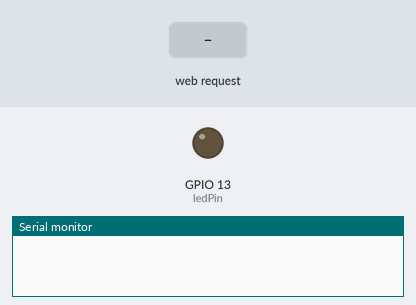
A sketch run on a simulated ESP8266 (NodeMCU). Shown: output pins drawn as LEDs (lit = HIGH), the last lines printed to the serial monitor. The test bench sets the inputs (shaded band). WiFi joins after 1.5 s; servers stay silent unless stated.

Above: at 1.2 s.
1.3 s: HTTP request GET /LED=ON received
At 2.4 s:
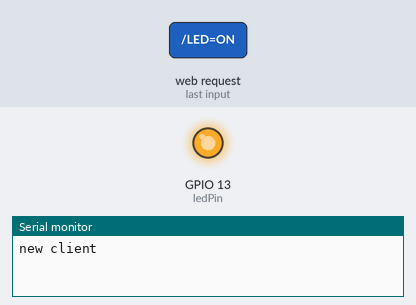
2.8 s: HTTP request GET /LED=OFF received
At 3.5 s:
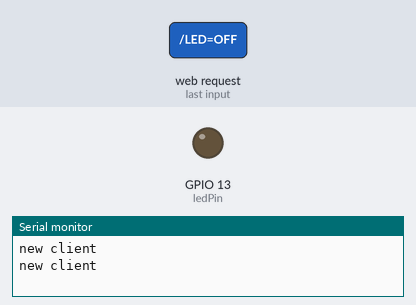
Timing chart, 0 to 5.8 s (numbered marks = the images above; inputs shaded):
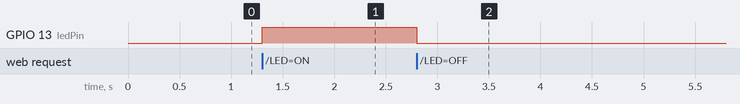

The sketch:

LedWiFiNodeMCU.ino
```cpp
#include <ESP8266WiFi.h>

const char* ssid = "NombreDeRedWiFi";
const char* password = "contraseñawifi";
IPAddress ip(192,168,0,222);
IPAddress gateway(192,168,0,1);
IPAddress subnet(255,255,255,0);
int ledPin = 13; //Lo conectamos a D7
WiFiServer server(80);

void setup() {
 Serial.begin(115200);
 delay(10);

 pinMode(ledPin, OUTPUT);
 digitalWrite(ledPin, LOW);

 WiFi.begin(ssid, password);
 WiFi.config(ip, gateway, subnet);

 server.begin();
}

void loop() {

 WiFiClient client = server.available();
 if (!client) {
   return;
 }


 Serial.println("new client");
 while(!client.available()){
   delay(1);
 }

 String request = client.readStringUntil('\r');
 client.flush();


 int value = digitalRead(ledPin);
 if (request.indexOf("/LED=ON") != -1)  {
   digitalWrite(ledPin, HIGH);
   value = HIGH;
 }
 if (request.indexOf("/LED=OFF") != -1)  {
   digitalWrite(ledPin, LOW);
   value = LOW;
 }


 client.println("HTTP/1.1 200 OK");
 client.println("Content-Type: text/html");
 client.println("");
 client.println("<!DOCTYPE HTML>");
 client.println("<html>");

 client.print("El led esta ahora: ");

 if(value == HIGH) {
   client.print("Encendido");
   client.println("<br><br>");
   client.println("<a href=\"/LED=OFF\"\"><button>Apagar</button></a><br />");
 } else {
   client.print("Apagado");
client.println("<br><br>");
 client.println("<a href=\"/LED=ON\"\"><button>Encender</button></a>");
 }
 client.println("</html>");

 delay(1);

}
```

Measured:
- after the input at 1.3 s, GPIO 13 (ledPin): LOW → HIGH at once
- after the input at 2.8 s, GPIO 13 (ledPin): HIGH → LOW at once
